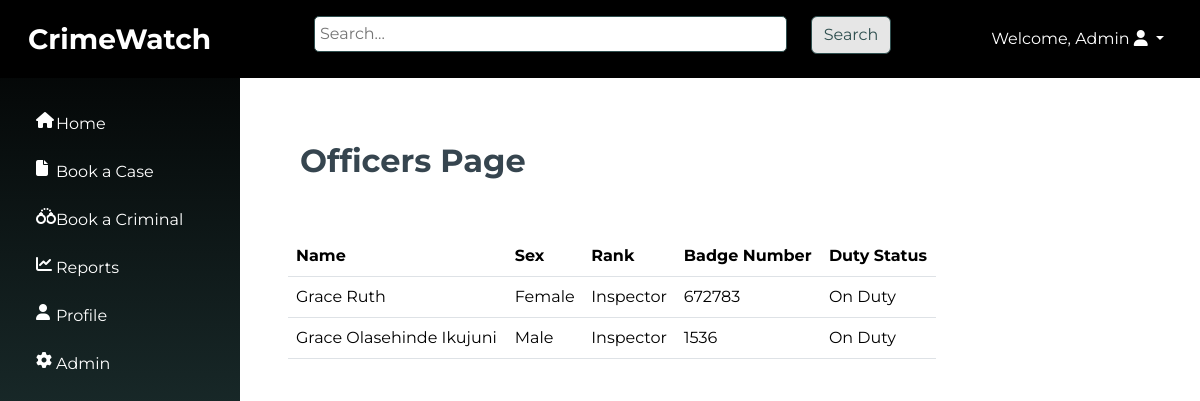
Screenshot of /officers/ (signed in) with the database file from the repository.
### officers/models.py (models this page shows, shortened)
class Officer(models.Model):
    SEX_CHOICES = [
        ('male', 'Male'),
        ('female', 'Female'),
    ]
    RANK_CHOICES = [
        ('Recruit Constable', 'Recruit Constable'),
        ('Constable', 'Constable'),
        ('Corporal', 'Corporal'),
        ('Sergeant', 'Sergeant'),
        ('Sergeant Major', 'Major'),
        ('Inspector', 'Inspector'),
    ]
    DUTY_STATUS = [
        ('On Duty', 'On Duty'),
        ('Off Duty', 'Off Duty'),
    ]
    name = models.CharField(max_length=100)
    sex = models.CharField(max_length=10, choices=SEX_CHOICES, default="Male")
    rank = models.CharField(max_length=100, choices=RANK_CHOICES, blank=True)
    badge_number = models.IntegerField(unique=True)
    area = models.CharField(max_length=100)
    date_of_birth = models.DateField()
    phone_number = models.CharField(max_length=100)
    email = models.EmailField(unique=True)
    address = models.CharField(max_length=255)
    city = models.CharField(max_length=100)
    state = models.CharField(max_length=100)
    nationality = models.CharField(max_length=255, default="Nigerian")
    duty_status = models.CharField(max_length=10, choices=DUTY_STATUS, default="On Duty")

### officers/views.py (the view)
# urls.py: path('', views.officer_list, name='officer_list'),
@login_required
def officer_list(request):
    officers = Officer.objects.all()
    return render(request, 'officer_list.html', {'officers': officers})

### officers/templates/officer_list.html (shortened to what this page needs)
{% extends 'base.html' %}
{% block content %}
<div class="container-fluid p-5">
    <div class="row mb-5">
        <div class="col-6">
            <h1 class="fw-bold fs-2">Officers Page</h1>
        </div>
        <div class="col-6 ">
        </div>
    </div>
    <div class="row">
        <table class="table w-75">
            <thead>
                <tr>
                    <th scope="col">Name</th>
                    <th scope="col">Sex</th>
                    <th scope="col">Rank</th>
                    <th scope="col">Badge Number</th>
                    <th scope="col">Duty Status</th>
                </tr>
            </thead>
            <tbody>
                {% for officer in officers %}
                    <tr>
                        <td class="text-capitalize">{{ officer.name }}</td>
                        <td class="text-capitalize">{{ officer.sex }}</td>
                        <td class="text-capitalize">{{ officer.rank }}</td>
                        <td class="text-capitalize">{{ officer.badge_number }}</td>
                        <td class="text-capitalize">{{ officer.duty_status }}</td>
                    </tr>
                {% endfor %}
            </tbody>
        </table>
    </div>
</div>
{% endblock %}

### templates/base.html (shortened to what this page needs)
<!DOCTYPE html>
<html lang="en">
<head>
    <link rel="stylesheet" href="https://cdnjs.cloudflare.com/ajax/libs/font-awesome/6.5.2/css/all.min.css">
    {% load static %}
    <link rel="stylesheet" type="text/css" href="{% static 'src/styles.css' %}">
    <link href="https://cdn.jsdelivr.net/npm/bootstrap@5.3.3/dist/css/bootstrap.min.css" rel="stylesheet">
</head>
<body>
    <nav class="navbar navbar-expand-sm navbar-dark p-3">
        <div class="container-fluid">
            <div class="col-md-3"><a class="navbar-brand fs-3 fw-bold" href="{% url 'home' %}">CrimeWatch</a></div>
            <div class="col-md-6 d-none d-sm-block">
              <form method="get" action="{% url 'search_results' %}">
                <div class="row mb-2 align-items-start">
                  <div class="col-md-10">
                    <input type="text" name="q" placeholder="Search...">
                  </div>
                  <div class="col-md-2 rounded-top">
                    <button type="submit" class="btn btn-gray">Search</button>
                  </div>
              </div>
            </form>
          </div>
                <div class="col-md-3 d-none d-sm-block float-end">
                  {% if user.is_authenticated %}
                  <ul class="navbar-nav ml-3 justify-content-end">
                  <li class="dropdown nav-item">
                      <a href="#" class="dropdown-toggle nav-link text-white text-capitalize" data-bs-toggle="dropdown">Welcome, {{ user.username }} <i class="fa fa-user"></i> <b class="caret"></b></a>
                  </li></ul>
                  {% else %}
                  <li><a href="{% url 'login' %}">Login</a></li>
                  {% endif %}
          </div>
        </div>
      </nav>
    <div class="container-fluid">
        <div class="row">
        <div class="vert-bar d-none d-sm-block">
            <ul class="navbar-nav">
              <li class="nav-item my-1 mx-1 p-2 text-white row align-items-start">
                <i class="col-2 fa fa-house text-center"></i>
                <a class="col-10 nav-link p-0 m-0" href="{% url 'home' %}">Home</a>
              </li>
              <li class="nav-item my-1 mx-1 p-2 text-white row align-items-start">
                <i class="col-2 fa fa-file text-center"></i>
                <a class="col-10 nav-link p-0 m-0" href="{% url 'case_list' %}">Book a Case</a>
              </li>
              <li class="nav-item my-1 mx-1 p-2 text-white row align-items-start">
                <i class="col-2 fa fa-handcuffs text-center"></i>
                <a class="col-10 nav-link p-0 m-0" href="#">Book a Criminal</a>
              </li>
              <li class="nav-item my-1 mx-1 p-2 text-white row align-items-start">
                <i class="col-2 fa fa-chart-line text-center"></i>
                <a class="col-10 nav-link p-0 m-0" href="#">Reports</a>
              </li>
              <li class="nav-item my-1 mx-1 p-2 text-white row align-items-start">
                <i class="col-2 fa fa-user text-center"></i>
                <a class="col-10 nav-link p-0 m-0" href="#">Profile</a>
              </li>
              <li class="nav-item my-1 mx-1 p-2 text-white row align-items-start">
                <i class="col-2 fa fa-gear text-center"></i>
                <a class="col-10 nav-link p-0 m-0" href="#">Admin</a>
              </li>
              </ul>
        </div>
        <div class="content pt-3">
            {% block content %}{% endblock %}
        </div>
        </div>
    </div>
</body>
</html>

### static/src/styles.css (style rules this page uses)
body { font-family: 'Montserrat', sans-serif !important; color: var(--charcoal) !important; }
:root { --dark-slate-gray:#2F4F4F; --dark-khaki: #BDB76B; --crimson-red: #DC143C; --ivory: ##FFFFF0; --charcoal: #36454F; --dim-gray: #696969; --orange: #FFa500 }
.navbar { background:black; color: var(--dark-slate-gray) !important; z-index: 2; }
.btn-gray { background-color: #e6e6e6 !important; color: var(--ivory) !important; border-color: var(--dark-slate-gray) !important; }
.vert-bar { background-image: linear-gradient(180deg, black, var(--dark-slate-gray)) !important; position: fixed; top: 0; left: 0; z-index: 1; padding-top: 100px !important; width: 20% !important; height: 100%; color: white; padding: 20px 0; overflow-x: hidden; }
input[type="text"], input[type="number"], input[type="email"], input[type="date"], textarea { width:100%; border-radius: 5px; border: solid 1px #2F4F4F; padding:5px; }
.content { width:80% !important; margin: auto 0 0 20%; }

### rows the page displays
Officer: name "Grace Ruth", sex "Female", rank "Inspector", badge_number "672783", duty_status "On Duty"
Officer: name "Grace Olasehinde Ikujuni", sex "Male", rank "Inspector", badge_number "1536", duty_status "On Duty"

### other values shown
{{ user.username }} "Admin"
